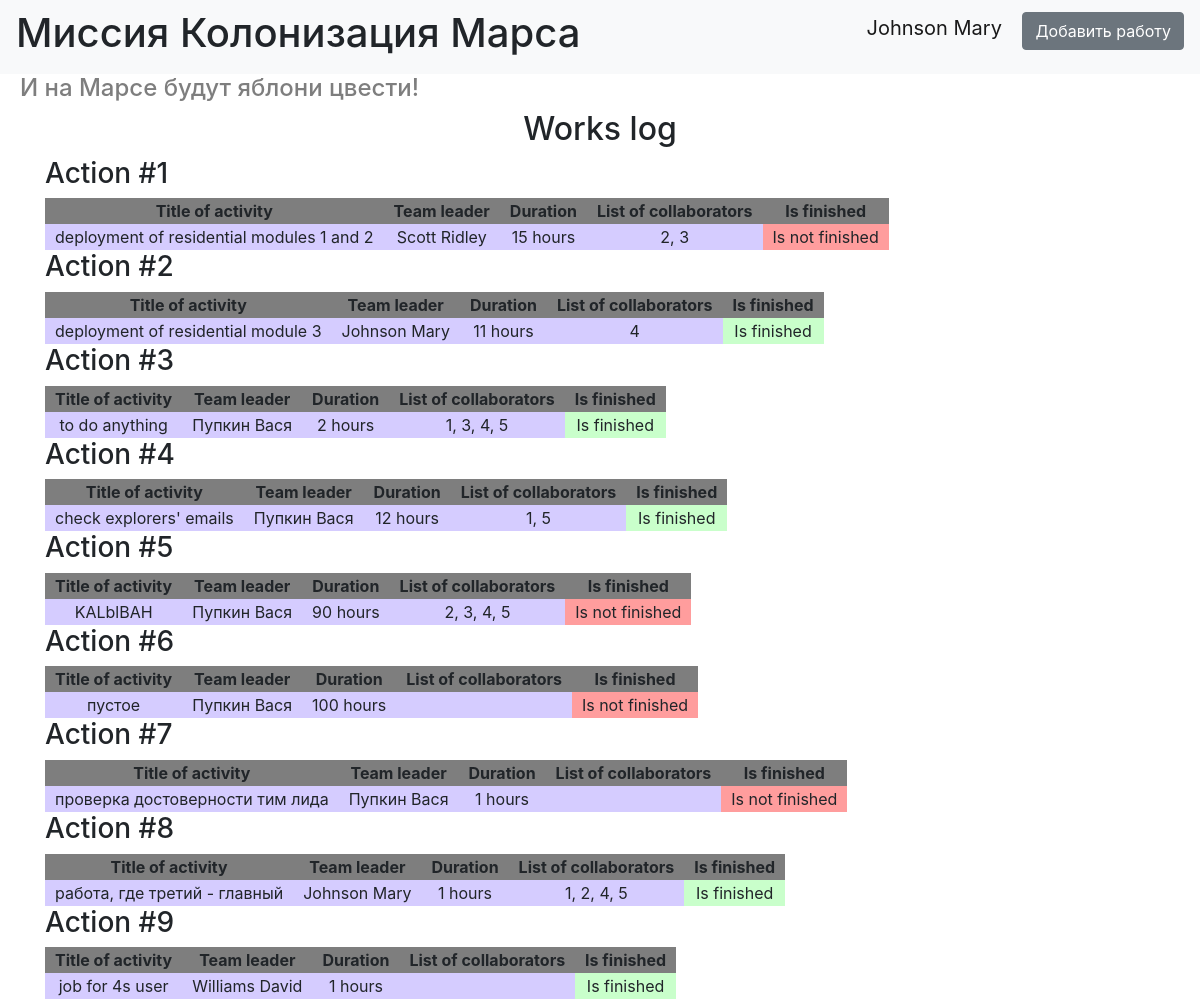
Screenshot of /index (signed in) with the database file from the repository.
### data/users.py (models this page shows, shortened)
class User(SqlAlchemyBase, UserMixin):
    __tablename__ = 'users'
    id = sqlalchemy.Column(sqlalchemy.Integer,
                           primary_key=True, autoincrement=True)
    surname = sqlalchemy.Column(sqlalchemy.String, nullable=True)
    name = sqlalchemy.Column(sqlalchemy.String, nullable=True)
    age = sqlalchemy.Column(sqlalchemy.Integer, nullable=True)
    position = sqlalchemy.Column(sqlalchemy.String, nullable=True)
    speciality = sqlalchemy.Column(sqlalchemy.String, nullable=True)
    address = sqlalchemy.Column(sqlalchemy.String, nullable=True)
    email = sqlalchemy.Column(sqlalchemy.String,
                              unique=True, nullable=True)
    hashed_password = sqlalchemy.Column(sqlalchemy.String, nullable=True)
    modified_date = sqlalchemy.Column(sqlalchemy.DateTime,
                                      default=datetime.datetime.now)
    jobs = orm.relationship("Jobs", back_populates='user')
    department = orm.relationship('Department')

### data/jobs.py (models this page shows, shortened)
class Jobs(SqlAlchemyBase):
    __tablename__ = 'jobs'
    id = sqlalchemy.Column(sqlalchemy.Integer,
                           primary_key=True, autoincrement=True)
    team_leader = sqlalchemy.Column(sqlalchemy.Integer,
                                    sqlalchemy.ForeignKey("users.id"))
    job = sqlalchemy.Column(sqlalchemy.String, nullable=True)
    work_size = sqlalchemy.Column(sqlalchemy.Integer, nullable=True)
    collaborators = sqlalchemy.Column(sqlalchemy.String, nullable=True)
    start_date = sqlalchemy.Column(sqlalchemy.Date, nullable=True)
    end_date = sqlalchemy.Column(sqlalchemy.Date, nullable=False)
    is_finished = sqlalchemy.Column(sqlalchemy.Boolean, nullable=False)
    user = orm.relationship('User')

### index.py (the view)
@app.route('/')
@app.route('/index')
def works_log():
    db_sess = db_session.create_session()
    jobs = db_sess.query(Jobs).all()
    return render_template('works_log.html', jobs=jobs)

### data/db_session.py (called while the page is built)
def create_session() -> Session:
    global __factory
    return __factory()

### index.py (called while the page is built)
@login_manager.user_loader
def load_user(user_id):
    db_sess = db_session.create_session()
    return db_sess.query(User).get(user_id)

### templates/works_log.html
{% extends "base.html" %}
{% block content %}
    <h2> Works log </h2>
    {% for job in jobs %}
        <h3> Action #{{job.id}} </h3>
        <table>
            <tr>
                <th> Title of activity </th>
                <th> Team leader </th>
                <th> Duration </th>
                <th> List of collaborators </th>
                <th> Is finished </th>
            </tr>
            <tr style="background-color: #d5ccff">
                <td> {{job.job}} </td>
                <td> {{job.user.surname}} {{job.user.name}} </td>
                <td> {{job.work_size}} hours </td>
                <td> {{job.collaborators}} </td>
                {% if job.is_finished %}
                    <td style="background-color: #c9ffcb"> Is finished </td>
                {% else %}
                    <td style="background-color: #ff9d9d"> Is not finished </td>
                {% endif %}
            </tr>
        </table>
    {% endfor %}
{% endblock %}

### templates/base.html (shortened to what this page needs)
<!doctype html>
<html lang="en">
<head>
    <link rel="stylesheet"
          href="https://stackpath.bootstrapcdn.com/bootstrap/4.4.1/css/bootstrap.min.css"
>
    <link rel="stylesheet" type="text/css" href="/static/css/style.css">
</head>
<body>
<header>
    <nav class="navbar navbar-light bg-light">
        <h1> Миссия Колонизация Марса </h1>
        {% if current_user.is_authenticated %}
            <p>
                <a class="navbar-brand" href="/logout">{{ current_user.surname }} {{ current_user.name }}</a>
                <a href="create_job" class="btn btn-secondary">Добавить работу</a>
            </p>
        {% else %}
            <p>
                <a class="btn btn-primary " href="/register">Зарегистрироваться</a>
                <a class="btn btn-success" href="/login">Войти</a>
            </p>
        {% endif %}
    </nav>
    <h4> И на Марсе будут яблони цвести! </h4>
</header>
<main role="main" class="container">
    {% block content %}{% endblock %}
</main>
</body>
</html>

### static/css/style.css (style rules this page uses)
h4 { margin-left: 20px; color: #7e7e7e; }
h2 { text-align: center; }
th { padding-left: 10px; padding-right: 10px; text-align: center; background-color: #7e7e7e; }
td { padding-left: 10px; padding-right: 10px; text-align: center; }

### rows the page displays
User: surname "Johnson", name "Mary"
Jobs: id "1", job "deployment of residential modules 1 and 2", user.surname "Scott", user.name "Ridley", work_size "15", collaborators "2, 3", is_finished "Is not finished"
Jobs: id "2", job "deployment of residential module 3", user.surname "Johnson", user.name "Mary", work_size "11", collaborators "4", is_finished "Is finished"
Jobs: id "3", job "to do anything", user.surname "Пупкин", user.name "Вася", work_size "2", collaborators "1, 3, 4, 5", is_finished "Is finished"
Jobs: id "4", job "check explorers' emails", user.surname "Пупкин", user.name "Вася", work_size "12", collaborators "1, 5", is_finished "Is finished"
Jobs: id "5", job "KALblBAH", user.surname "Пупкин", user.name "Вася", work_size "90", collaborators "2, 3, 4, 5", is_finished "Is not finished"
Jobs: id "6", job "пустое", user.surname "Пупкин", user.name "Вася", work_size "100", is_finished "Is not finished"
Jobs: id "7", job "проверка достоверности тим лида", user.surname "Пупкин", user.name "Вася", work_size "1", is_finished "Is not finished"
Jobs: id "8", job "работа, где третий - главный", user.surname "Johnson", user.name "Mary", work_size "1", collaborators "1, 2, 4, 5", is_finished "Is finished"
Jobs: id "9", job "job for 4s user", user.surname "Williams", user.name "David", work_size "1", is_finished "Is finished"
